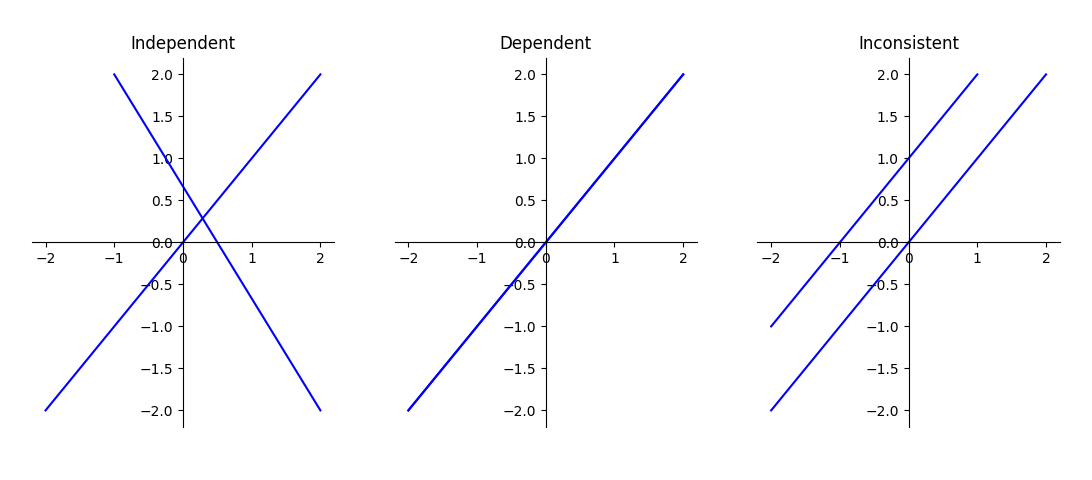

Here is the Python script that generated this plot:
# threeplots.py
#   Create all three types of systems of linear equastions in two dimensions

import matplotlib.pyplot as plt
import numpy as np

def main():
    threeplots()

def threeplots():
    titletext = [ 'Independent', 'Dependent', 'Inconsistent' ]

    fig, axs = plt.subplots(1, 3)

    for i, ax in enumerate(axs):
        ax.spines[['left', 'bottom']].set_position('center')
        ax.spines[['top', 'right']].set_color('none')

        ax.plot([-2, 2], [-2, 2], 'b')
        ax.title.set_text(titletext[i])

        match i:
            case 0:
                ax.plot([-1,2], [2,-2], 'b')
            case 1:
                ax.plot([-2,2], [-2,2], 'b')
            case 2:
                ax.plot([-2,1], [-1,2], 'b')
        
    fig.align_labels()  # same as fig.align_xlabels(); fig.align_ylabels()

    plt.show()

main()
